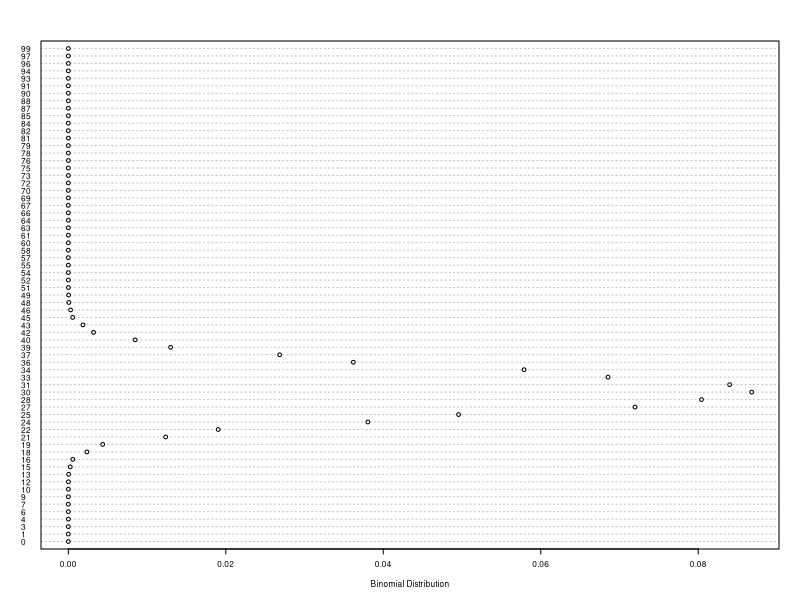

This chart was generated by the following R code:
#4. Creating a sample of 100 numbers which are incremented by 1.5. Create the binomial
#distribution and plot it using dotchart.

x <- seq(0,100,by = 1.5)

x<-trunc(x) 
y <- dbinom(x,100,0.3)
dotchart(y, labels = x, cex = 0.5, xlab = "Binomial Distribution")
